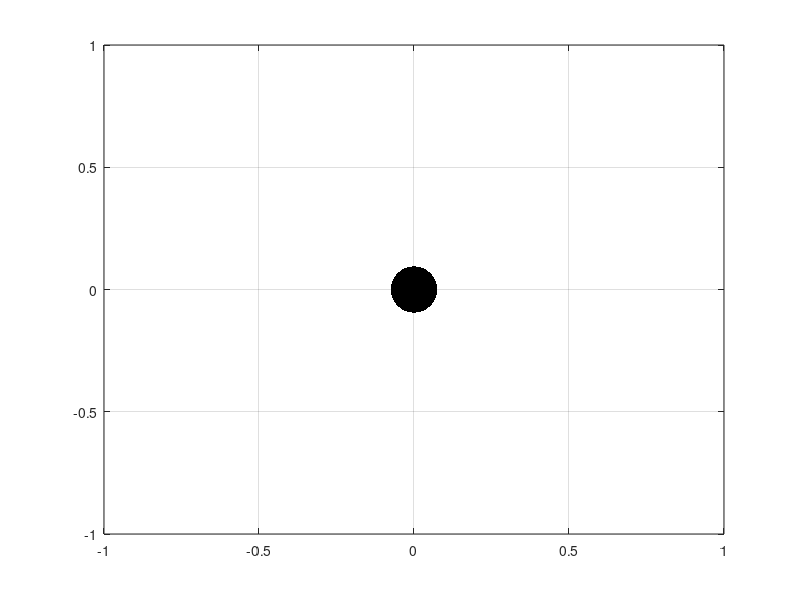

Here is the MATLAB script that generated this plot:
x = 0;
y = 0;
plot(x,y,'k.','MarkerSize', 100)
grid on
axis([-2 2 -2 2])
pause(.5)


for v = 1:4
    
    
    num = randi([0 3]);
    x = 0;
    y = 0;
    plot(x,y,'k.','MarkerSize', 100)
    grid on
    axis([-1 1 -1 1])
    pause(.5)
    
    
    
    
    if num == 0
        
         num = num * 0;
         x = 0;
         y = 1;
         plot(x,y,'k.','MarkerSize', 100)
         grid on
         axis([-1 1 -1 1])
         pause(.5)
         x = 0;
         y = -1;
         plot(x,y,'k.','MarkerSize', 100)
         grid on
         axis([-1 1 -1 1])
         pause(.5)    
                       
    elseif num == 1
       
        
        num = num * 1;
         x = 1;
         y = 0;
         plot(x,y,'k.','MarkerSize', 100)
         grid on
         axis([-1 1 -1 1])
         pause(.5)
         num = num * 3;
         x = -1;
         y = 0;
         plot(x,y,'k.','MarkerSize', 100)
         grid on
         axis([-1 1 -1 1])
         pause(.5)     
    
    elseif num == 2
       
        
        num = num * 2;
         x = 0;
         y = -1;
         plot(x,y,'k.','MarkerSize', 100)
         grid on
         axis([-1 1 -1 1])
         pause(.5)    
         
     
    elseif num == 3
       
        
         num = num * 3;
         x = -1;
         y = 0;
         plot(x,y,'k.','MarkerSize', 100)
         grid on
         axis([-1 1 -1 1])
         pause(.5)     
    
    end
    x = 0;
    y = 0;
    plot(x,y,'k.','MarkerSize', 100) 
    grid on
    axis([-1 1 -1 1])
    pause(.5)  
end




     